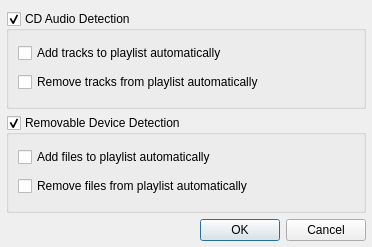
<?xml version="1.0" encoding="UTF-8"?>
<ui version="4.0">
 <class>UDisksSettingsDialog</class>
 <widget class="QDialog" name="UDisksSettingsDialog">
  <property name="geometry">
   <rect>
    <x>0</x>
    <y>0</y>
    <width>372</width>
    <height>247</height>
   </rect>
  </property>
  <property name="windowTitle">
   <string>UDisks Plugin Settings</string>
  </property>
  <layout class="QVBoxLayout" name="verticalLayout_3">
   <property name="leftMargin">
    <number>6</number>
   </property>
   <property name="rightMargin">
    <number>6</number>
   </property>
   <property name="bottomMargin">
    <number>6</number>
   </property>
   <item>
    <widget class="QGroupBox" name="cdGroupBox">
     <property name="title">
      <string>CD Audio Detection</string>
     </property>
     <property name="checkable">
      <bool>true</bool>
     </property>
     <layout class="QVBoxLayout" name="verticalLayout_2">
      <item>
       <widget class="QCheckBox" name="addTracksCheckBox">
        <property name="text">
         <string>Add tracks to playlist automatically</string>
        </property>
       </widget>
      </item>
      <item>
       <widget class="QCheckBox" name="removeTracksCheckBox">
        <property name="text">
         <string>Remove tracks from playlist automatically</string>
        </property>
       </widget>
      </item>
     </layout>
    </widget>
   </item>
   <item>
    <widget class="QGroupBox" name="removableGroupBox">
     <property name="title">
      <string>Removable Device Detection</string>
     </property>
     <property name="checkable">
      <bool>true</bool>
     </property>
     <layout class="QVBoxLayout" name="verticalLayout">
      <item>
       <widget class="QCheckBox" name="addFilesCheckBox">
        <property name="text">
         <string>Add files to playlist automatically</string>
        </property>
       </widget>
      </item>
      <item>
       <widget class="QCheckBox" name="removeFilesCheckBox">
        <property name="text">
         <string>Remove files from playlist automatically</string>
        </property>
       </widget>
      </item>
     </layout>
    </widget>
   </item>
   <item>
    <widget class="QDialogButtonBox" name="buttonBox">
     <property name="standardButtons">
      <set>QDialogButtonBox::Cancel|QDialogButtonBox::Ok</set>
     </property>
    </widget>
   </item>
  </layout>
 </widget>
 <resources/>
 <connections>
  <connection>
   <sender>buttonBox</sender>
   <signal>accepted()</signal>
   <receiver>UDisksSettingsDialog</receiver>
   <slot>accept()</slot>
   <hints>
    <hint type="sourcelabel">
     <x>199</x>
     <y>221</y>
    </hint>
    <hint type="destinationlabel">
     <x>22</x>
     <y>242</y>
    </hint>
   </hints>
  </connection>
  <connection>
   <sender>buttonBox</sender>
   <signal>rejected()</signal>
   <receiver>UDisksSettingsDialog</receiver>
   <slot>reject()</slot>
   <hints>
    <hint type="sourcelabel">
     <x>247</x>
     <y>225</y>
    </hint>
    <hint type="destinationlabel">
     <x>273</x>
     <y>229</y>
    </hint>
   </hints>
  </connection>
 </connections>
</ui>
